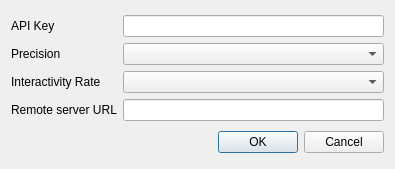
<?xml version="1.0" encoding="UTF-8"?>
<ui version="4.0">
 <class>RapigGptSettingsWindow</class>
 <widget class="QWidget" name="RapigGptSettingsWindow">
  <property name="geometry">
   <rect>
    <x>0</x>
    <y>0</y>
    <width>395</width>
    <height>169</height>
   </rect>
  </property>
  <property name="windowTitle">
   <string>Form</string>
  </property>
  <layout class="QVBoxLayout" name="verticalLayout">
   <item>
    <layout class="QGridLayout" name="gridLayout">
     <item row="0" column="1">
      <widget class="QLineEdit" name="lineEditApiKey"/>
     </item>
     <item row="2" column="1">
      <widget class="QComboBox" name="comboBoxInteractivity"/>
     </item>
     <item row="2" column="0">
      <widget class="QLabel" name="label_3">
       <property name="text">
        <string>Interactivity Rate</string>
       </property>
      </widget>
     </item>
     <item row="1" column="0">
      <widget class="QLabel" name="label_2">
       <property name="text">
        <string>Precision</string>
       </property>
      </widget>
     </item>
     <item row="1" column="1">
      <widget class="QComboBox" name="comboBoxPrecision"/>
     </item>
     <item row="0" column="0">
      <widget class="QLabel" name="label">
       <property name="text">
        <string>API Key</string>
       </property>
      </widget>
     </item>
     <item row="3" column="0">
      <widget class="QLabel" name="label_4">
       <property name="text">
        <string>Remote server URL</string>
       </property>
      </widget>
     </item>
     <item row="3" column="1">
      <widget class="QLineEdit" name="lineEditRemoteUrl"/>
     </item>
    </layout>
   </item>
   <item>
    <widget class="QDialogButtonBox" name="buttonBox">
     <property name="standardButtons">
      <set>QDialogButtonBox::Cancel|QDialogButtonBox::Ok</set>
     </property>
    </widget>
   </item>
  </layout>
 </widget>
 <resources/>
 <connections/>
</ui>
